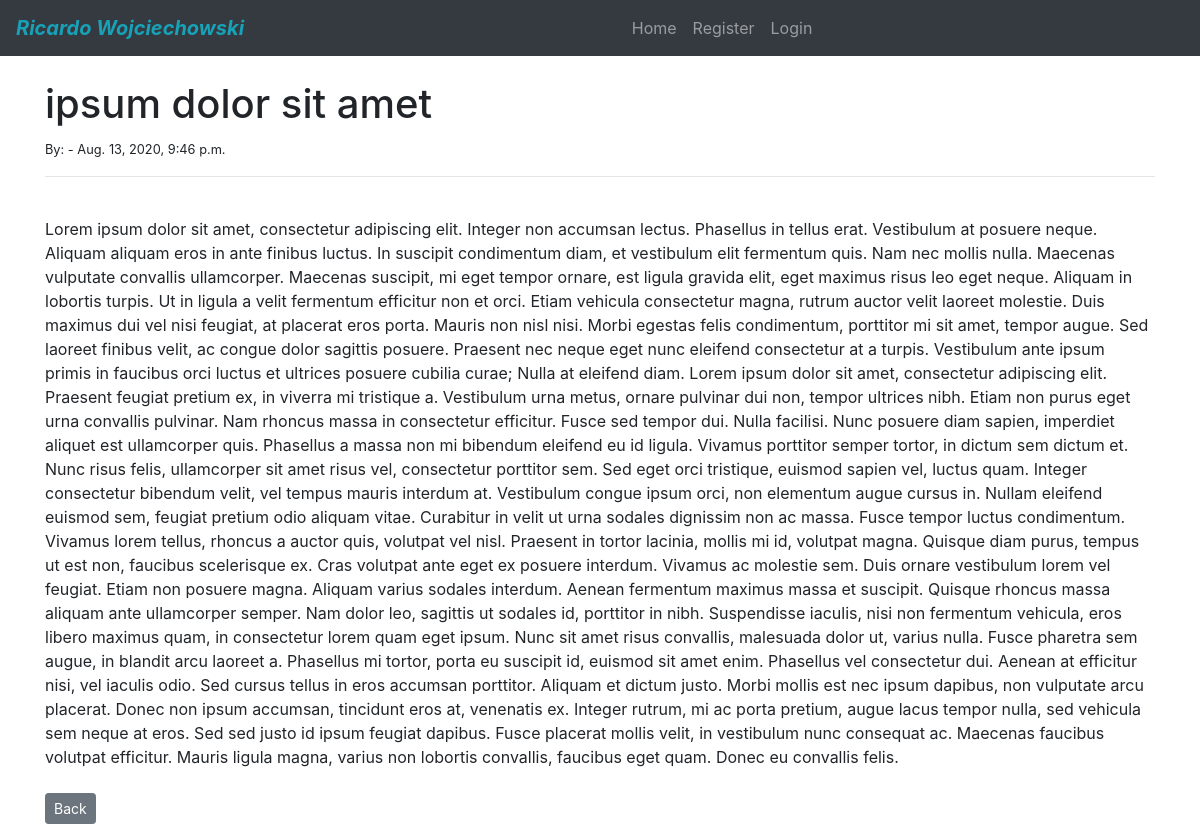
Page /article/12 on the committed database.
### blog/models.py (models this page shows, shortened)
class Post(models.Model):
    title = models.CharField(max_length=255)
    title_tag = models.CharField(max_length=255, default="Post")
    author = models.ForeignKey(User, on_delete=models.CASCADE)
    body = models.TextField()
    post_date = models.DateTimeField(auto_now_add=True)
    category = models.CharField(max_length=255, default='coding')

### blog/views.py (the view)
# urls.py: path('article/<int:pk>', ArticleDetailView.as_view(), name='article-detail'),
class ArticleDetailView(DetailView):
    model = Post
    template_name = 'article_details.html'

### blog/templates/article_details.html (shortened to what this page needs)
{% extends 'base.html' %}
{% block content %}
<h1>{{ post.title }}</h1>
<small>
    By: {{ post.author.first_name }} {{ post.author.last_name }} - {{ post.post_date }}
</small>
<hr>
<br>
{{ post.body | safe }}
<br><br>
<a href="{% url 'home' %}" class="btn btn-secondary btn-sm">Back</a>
{% endblock %}

### rows in the picture
Post: title "ipsum dolor sit amet", post_date "Aug. 13, 2020, 9:46 p.m.", body "Lorem ipsum dolor sit amet, consectetur adipiscing elit. Integer non accumsan lectus. Phasellus in tellus erat. Vestibulum at posuere neque. Aliquam aliquam eros in ante finibus luctus. In suscipit condimentum diam, et vestibulum elit fermentum quis. Nam nec mollis nulla. Maecenas vulputate convallis ullamcorper. Maecenas suscipit, mi eget tempor ornare, est ligula gravida elit, eget maximus risus leo eget neque. Aliquam in lobortis turpis. Ut in ligula a velit fermentum efficitur non et orci. Etiam vehicula consectetur magna, rutrum auctor velit laoreet molestie. Duis maximus dui vel nisi feugiat, at placerat eros porta. Mauris non nisl nisi. Morbi egestas felis condimentum, porttitor mi…"
